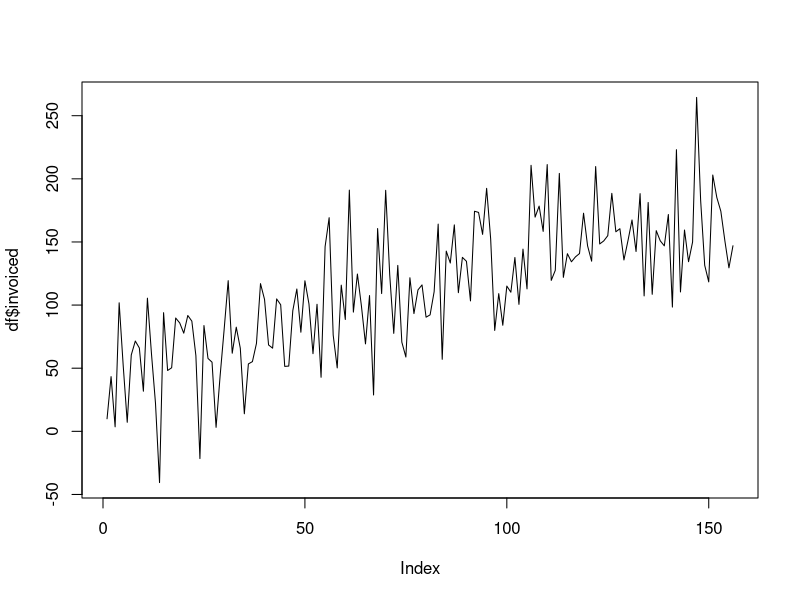

Recreate this plot in R. (Note: this script raises an error after producing the figure.)
## ---- chunk 1
set.seed(1)

# generate some fake data that resembles our real dataset (noce the week_no variable, which 
# corresponds with the enterprise week number from your original data)

trend = seq( from = 10, to = 10 + 52 * 3 - 1, by = 1)

df = data.frame( invoiced = trend + (rnorm(52 * 3, mean = 25, sd = 40)), 
                 week_no = rep(1:52, 3), # week number
                 id = 1:(52 * 3)) 
plot(df$invoiced, type = "l")

y_ts = ts(df$invoiced, frequency = 52) # make your data into a time series object
df$trend = ma(y_ts, order = 52) # use the ma function from the forecast library
## ---- chunk 2
# 1. subtract the trend
df$detrend = df$invoiced - df$trend

# 2. group by week number and take the average of the de-trended values
df = df %>% group_by(week_no) %>% 
  mutate(S1 = mean(detrend, na.rm = T)) %>% 
  ungroup() %>% 
  mutate(S = S1 - mean(S1)) %>% # make sure the sum of the seasonal components is 0
  select(!c(detrend, S1))
## ---- chunk 3
df = mutate(df, R = invoiced - trend - S)
## ---- chunk 4
df %>% 
  pivot_longer(!(c("week_no", "id"))) %>% 
  ggplot(aes(id, value, color = name)) + 
  geom_line() + 
  theme_minimal() + 
  ggtitle("Decomposition of invoiced time series")
## ---- chunk 5

fx1 <- ses(y_ts, h=5)
fx2 <- holt(y_ts, h=15)

round(accuracy(fx1),2)

autoplot(y_ts) +
  autolayer(fx1, series="Simple Exponential Smoothing", PI=F) +
  autolayer(fx2, series="Holt Winters", PI=F) + 
  ylab("Invoiced") + xlab("Year")
## ---- chunk 6
mod = ets(y_ts, model="ZZZ", damped=NULL, alpha=NULL, beta=NULL,
    gamma=NULL, phi=NULL, lambda=NULL, biasadj=FALSE,
    additive.only=FALSE, restrict=TRUE,
    allow.multiplicative.trend=FALSE)
## ---- chunk 7
summary(mod)
## ---- chunk 8
mod %>% forecast(h=15) %>% autoplot()
